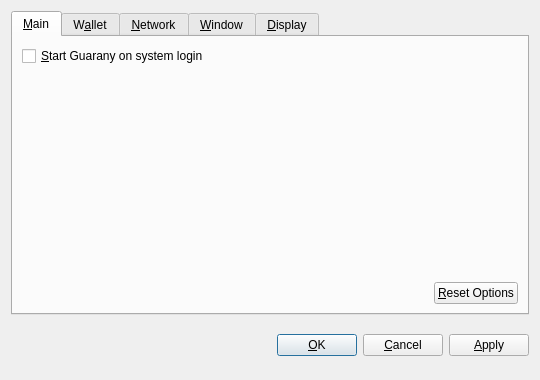
<?xml version="1.0" encoding="UTF-8"?>
<ui version="4.0">
 <class>OptionsDialog</class>
 <widget class="QDialog" name="OptionsDialog">
  <property name="geometry">
   <rect>
    <x>0</x>
    <y>0</y>
    <width>540</width>
    <height>380</height>
   </rect>
  </property>
  <property name="windowTitle">
   <string>Options</string>
  </property>
  <property name="modal">
   <bool>true</bool>
  </property>
  <layout class="QVBoxLayout" name="verticalLayout">
   <item>
    <widget class="QTabWidget" name="tabWidget">
     <property name="tabPosition">
      <enum>QTabWidget::North</enum>
     </property>
     <property name="currentIndex">
      <number>0</number>
     </property>
     <widget class="QWidget" name="tabMain">
      <attribute name="title">
       <string>&amp;Main</string>
      </attribute>
      <layout class="QVBoxLayout" name="verticalLayout_Main">
       <item>
        <widget class="QCheckBox" name="bitcoinAtStartup">
         <property name="toolTip">
          <string>Automatically start Guarany after logging in to the system.</string>
         </property>
         <property name="text">
          <string>&amp;Start Guarany on system login</string>
         </property>
        </widget>
       </item>
       <item>
        <spacer name="verticalSpacer_Main">
         <property name="orientation">
          <enum>Qt::Vertical</enum>
         </property>
         <property name="sizeHint" stdset="0">
          <size>
           <width>20</width>
           <height>40</height>
          </size>
         </property>
        </spacer>
       </item>
       <item>
        <layout class="QHBoxLayout" name="horizontalLayout_2_Main">
         <item>
          <spacer name="horizontalSpacer_2_Main">
           <property name="orientation">
            <enum>Qt::Horizontal</enum>
           </property>
           <property name="sizeHint" stdset="0">
            <size>
             <width>40</width>
             <height>20</height>
            </size>
           </property>
          </spacer>
         </item>
         <item>
          <widget class="QPushButton" name="resetButton">
           <property name="toolTip">
            <string>Reset all client options to default.</string>
           </property>
           <property name="text">
            <string>&amp;Reset Options</string>
           </property>
           <property name="autoDefault">
            <bool>false</bool>
           </property>
          </widget>
         </item>
        </layout>
       </item>
      </layout>
     </widget>
     <widget class="QWidget" name="tabWallet">
      <attribute name="title">
       <string>W&amp;allet</string>
      </attribute>
      <layout class="QVBoxLayout" name="verticalLayout_Network">
       <item>
        <widget class="QLabel" name="transactionFeeInfoLabel">
         <property name="text">
          <string>Optional transaction fee per kB that helps make sure your transactions are processed quickly. Most transactions are 1 kB.</string>
         </property>
         <property name="textFormat">
          <enum>Qt::PlainText</enum>
         </property>
         <property name="wordWrap">
          <bool>true</bool>
         </property>
        </widget>
       </item>
       <item>
        <layout class="QHBoxLayout" name="horizontalLayout_1_Main">
         <item>
          <widget class="QLabel" name="transactionFeeLabel">
           <property name="text">
            <string>Pay transaction &amp;fee</string>
           </property>
           <property name="textFormat">
            <enum>Qt::PlainText</enum>
           </property>
           <property name="buddy">
            <cstring>transactionFee</cstring>
           </property>
          </widget>
         </item>
         <item>
          <widget class="BitcoinAmountField" name="transactionFee"/>
         </item>
         <item>
          <spacer name="horizontalSpacer_1_Main">
           <property name="orientation">
            <enum>Qt::Horizontal</enum>
           </property>
           <property name="sizeHint" stdset="0">
            <size>
             <width>40</width>
             <height>20</height>
            </size>
           </property>
          </spacer>
         </item>
        </layout>
       </item>
       <item>
        <widget class="QLabel" name="label">
         <property name="text">
          <string>If you disable the spending of unconfirmed change, the change from a transaction cannot be used until that transaction has at least one confirmation. This also affects how your balance is computed.</string>
         </property>
         <property name="wordWrap">
          <bool>true</bool>
         </property>
        </widget>
       </item>
       <item>
        <widget class="QCheckBox" name="spendZeroConfChange">
         <property name="text">
          <string>Spend unconfirmed change  (experts only)</string>
         </property>
        </widget>
       </item>
       <item>
        <spacer name="verticalSpacer">
         <property name="orientation">
          <enum>Qt::Vertical</enum>
         </property>
         <property name="sizeHint" stdset="0">
          <size>
           <width>20</width>
           <height>40</height>
          </size>
         </property>
        </spacer>
       </item>
      </layout>
     </widget>
     <widget class="QWidget" name="tabNetwork">
      <attribute name="title">
       <string>&amp;Network</string>
      </attribute>
      <layout class="QVBoxLayout" name="verticalLayout_Network">
       <item>
        <widget class="QCheckBox" name="mapPortUpnp">
         <property name="toolTip">
          <string>Automatically open the Guarany client port on the router. This only works when your router supports UPnP and it is enabled.</string>
         </property>
         <property name="text">
          <string>Map port using &amp;UPnP</string>
         </property>
        </widget>
       </item>
       <item>
        <widget class="QCheckBox" name="connectSocks">
         <property name="toolTip">
          <string>Connect to the Guarany network through a SOCKS proxy (e.g. when connecting through Tor).</string>
         </property>
         <property name="text">
          <string>&amp;Connect through SOCKS proxy:</string>
         </property>
        </widget>
       </item>
       <item>
        <layout class="QHBoxLayout" name="horizontalLayout_Network">
         <item>
          <widget class="QLabel" name="proxyIpLabel">
           <property name="text">
            <string>Proxy &amp;IP:</string>
           </property>
           <property name="textFormat">
            <enum>Qt::PlainText</enum>
           </property>
           <property name="buddy">
            <cstring>proxyIp</cstring>
           </property>
          </widget>
         </item>
         <item>
          <widget class="QValidatedLineEdit" name="proxyIp">
           <property name="maximumSize">
            <size>
             <width>140</width>
             <height>16777215</height>
            </size>
           </property>
           <property name="toolTip">
            <string>IP address of the proxy (e.g. 127.0.0.1)</string>
           </property>
          </widget>
         </item>
         <item>
          <widget class="QLabel" name="proxyPortLabel">
           <property name="text">
            <string>&amp;Port:</string>
           </property>
           <property name="textFormat">
            <enum>Qt::PlainText</enum>
           </property>
           <property name="buddy">
            <cstring>proxyPort</cstring>
           </property>
          </widget>
         </item>
         <item>
          <widget class="QLineEdit" name="proxyPort">
           <property name="maximumSize">
            <size>
             <width>55</width>
             <height>16777215</height>
            </size>
           </property>
           <property name="toolTip">
            <string>Port of the proxy (e.g. 9050)</string>
           </property>
          </widget>
         </item>
         <item>
          <widget class="QLabel" name="socksVersionLabel">
           <property name="text">
            <string>SOCKS &amp;Version:</string>
           </property>
           <property name="textFormat">
            <enum>Qt::PlainText</enum>
           </property>
           <property name="buddy">
            <cstring>socksVersion</cstring>
           </property>
          </widget>
         </item>
         <item>
          <widget class="QValueComboBox" name="socksVersion">
           <property name="toolTip">
            <string>SOCKS version of the proxy (e.g. 5)</string>
           </property>
          </widget>
         </item>
         <item>
          <spacer name="horizontalSpacer_Network">
           <property name="orientation">
            <enum>Qt::Horizontal</enum>
           </property>
           <property name="sizeHint" stdset="0">
            <size>
             <width>40</width>
             <height>20</height>
            </size>
           </property>
          </spacer>
         </item>
        </layout>
       </item>
       <item>
        <spacer name="verticalSpacer_Network">
         <property name="orientation">
          <enum>Qt::Vertical</enum>
         </property>
         <property name="sizeHint" stdset="0">
          <size>
           <width>20</width>
           <height>40</height>
          </size>
         </property>
        </spacer>
       </item>
      </layout>
     </widget>
     <widget class="QWidget" name="tabWindow">
      <attribute name="title">
       <string>&amp;Window</string>
      </attribute>
      <layout class="QVBoxLayout" name="verticalLayout_Window">
       <item>
        <widget class="QCheckBox" name="minimizeToTray">
         <property name="toolTip">
          <string>Show only a tray icon after minimizing the window.</string>
         </property>
         <property name="text">
          <string>&amp;Minimize to the tray instead of the taskbar</string>
         </property>
        </widget>
       </item>
       <item>
        <widget class="QCheckBox" name="minimizeOnClose">
         <property name="toolTip">
          <string>Minimize instead of exit the application when the window is closed. When this option is enabled, the application will be closed only after selecting Quit in the menu.</string>
         </property>
         <property name="text">
          <string>M&amp;inimize on close</string>
         </property>
        </widget>
       </item>
       <item>
        <spacer name="verticalSpacer_Window">
         <property name="orientation">
          <enum>Qt::Vertical</enum>
         </property>
         <property name="sizeHint" stdset="0">
          <size>
           <width>20</width>
           <height>40</height>
          </size>
         </property>
        </spacer>
       </item>
      </layout>
     </widget>
     <widget class="QWidget" name="tabDisplay">
      <attribute name="title">
       <string>&amp;Display</string>
      </attribute>
      <layout class="QVBoxLayout" name="verticalLayout_Display">
       <item>
        <layout class="QHBoxLayout" name="horizontalLayout_1_Display">
         <item>
          <widget class="QLabel" name="langLabel">
           <property name="text">
            <string>User Interface &amp;language:</string>
           </property>
           <property name="textFormat">
            <enum>Qt::PlainText</enum>
           </property>
           <property name="buddy">
            <cstring>lang</cstring>
           </property>
          </widget>
         </item>
         <item>
          <widget class="QValueComboBox" name="lang">
           <property name="toolTip">
            <string>The user interface language can be set here. This setting will take effect after restarting Guarany.</string>
           </property>
          </widget>
         </item>
        </layout>
       </item>
       <item>
        <layout class="QHBoxLayout" name="horizontalLayout_2_Display">
         <item>
          <widget class="QLabel" name="unitLabel">
           <property name="text">
            <string>&amp;Unit to show amounts in:</string>
           </property>
           <property name="textFormat">
            <enum>Qt::PlainText</enum>
           </property>
           <property name="buddy">
            <cstring>unit</cstring>
           </property>
          </widget>
         </item>
         <item>
          <widget class="QValueComboBox" name="unit">
           <property name="toolTip">
            <string>Choose the default subdivision unit to show in the interface and when sending coins.</string>
           </property>
          </widget>
         </item>
        </layout>
       </item>
       <item>
        <widget class="QCheckBox" name="displayAddresses">
         <property name="toolTip">
          <string>Whether to show Guarany addresses in the transaction list or not.</string>
         </property>
         <property name="text">
          <string>&amp;Display addresses in transaction list</string>
         </property>
        </widget>
       </item>
       <item>
        <widget class="QCheckBox" name="coinControlFeatures">
         <property name="toolTip">
          <string>Whether to show coin control features or not.</string>
         </property>
         <property name="text">
          <string>Display coin &amp;control features (experts only!)</string>
         </property>
        </widget>
       </item>
       <item>
        <spacer name="verticalSpacer_Display">
         <property name="orientation">
          <enum>Qt::Vertical</enum>
         </property>
         <property name="sizeHint" stdset="0">
          <size>
           <width>20</width>
           <height>40</height>
          </size>
         </property>
        </spacer>
       </item>
      </layout>
     </widget>
    </widget>
   </item>
   <item>
    <layout class="QHBoxLayout" name="horizontalLayout_Buttons">
     <item>
      <spacer name="horizontalSpacer_1">
       <property name="orientation">
        <enum>Qt::Horizontal</enum>
       </property>
       <property name="sizeHint" stdset="0">
        <size>
         <width>40</width>
         <height>48</height>
        </size>
       </property>
      </spacer>
     </item>
     <item>
      <widget class="QLabel" name="statusLabel">
       <property name="font">
        <font>
         <weight>75</weight>
         <bold>true</bold>
        </font>
       </property>
       <property name="text">
        <string/>
       </property>
       <property name="textFormat">
        <enum>Qt::PlainText</enum>
       </property>
       <property name="wordWrap">
        <bool>true</bool>
       </property>
      </widget>
     </item>
     <item>
      <spacer name="horizontalSpacer_2">
       <property name="orientation">
        <enum>Qt::Horizontal</enum>
       </property>
       <property name="sizeHint" stdset="0">
        <size>
         <width>40</width>
         <height>48</height>
        </size>
       </property>
      </spacer>
     </item>
     <item>
      <widget class="QPushButton" name="okButton">
       <property name="text">
        <string>&amp;OK</string>
       </property>
      </widget>
     </item>
     <item>
      <widget class="QPushButton" name="cancelButton">
       <property name="text">
        <string>&amp;Cancel</string>
       </property>
       <property name="autoDefault">
        <bool>false</bool>
       </property>
      </widget>
     </item>
     <item>
      <widget class="QPushButton" name="applyButton">
       <property name="text">
        <string>&amp;Apply</string>
       </property>
       <property name="autoDefault">
        <bool>false</bool>
       </property>
      </widget>
     </item>
    </layout>
   </item>
  </layout>
 </widget>
 <customwidgets>
  <customwidget>
   <class>BitcoinAmountField</class>
   <extends>QSpinBox</extends>
   <header>bitcoinamountfield.h</header>
  </customwidget>
  <customwidget>
   <class>QValueComboBox</class>
   <extends>QComboBox</extends>
   <header>qvaluecombobox.h</header>
  </customwidget>
  <customwidget>
   <class>QValidatedLineEdit</class>
   <extends>QLineEdit</extends>
   <header>qvalidatedlineedit.h</header>
  </customwidget>
 </customwidgets>
 <resources/>
 <connections/>
</ui>
